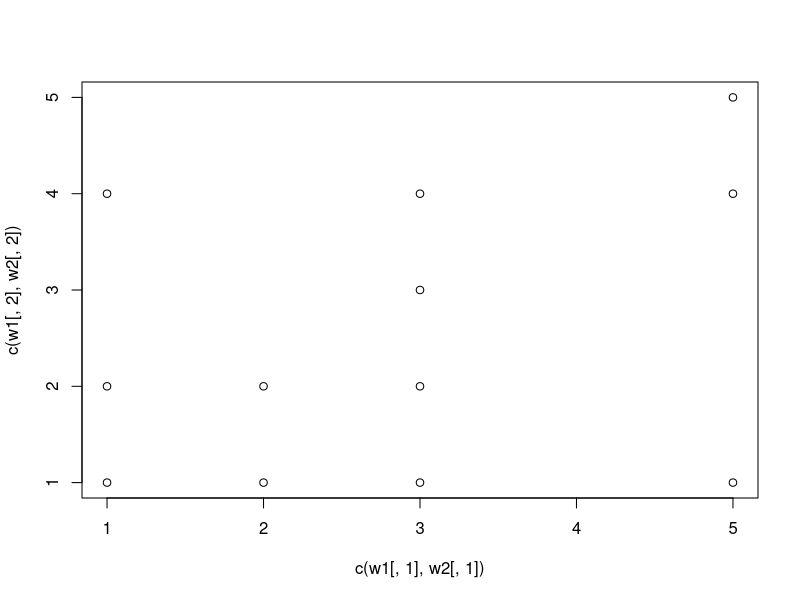
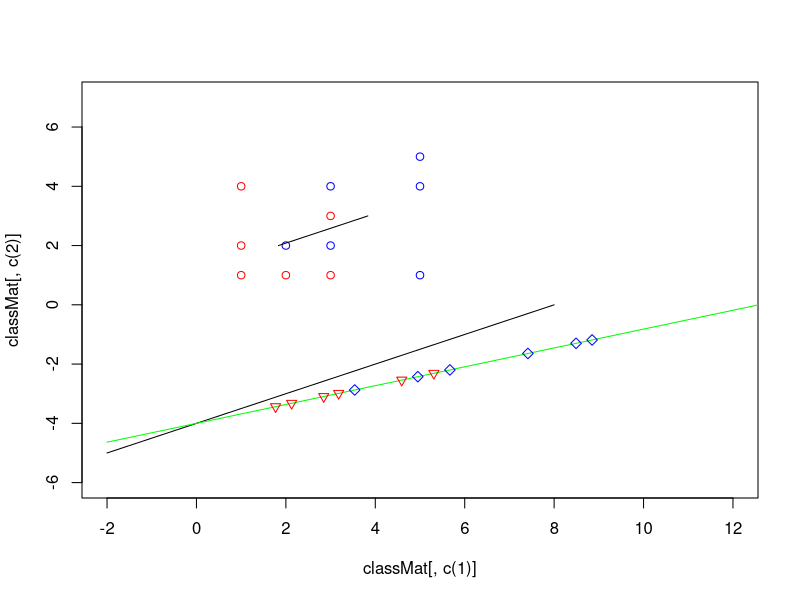

The R source for these figures, in order:
library(MASS)



w1 = t(matrix(c(1, 1, 1, 2, 1, 4, 2, 1, 3, 1, 3, 3), nrow = 2, ncol = 6))
w2 = t(matrix(c(2, 2, 3, 2, 3, 4, 5, 1, 5, 4, 5, 5), nrow = 2, ncol = 6))
plot(c(w1[,1],w2[,1]),c(w1[,2], w2[,2]))
  
classMat = matrix(c(w1,w2), ncol = 4)    
classMat

w1Mean = c(0,0)
w2Mean = c(0,0)

for(x in 1:2)
{
  for(y in 1:6)
  {
    w2Mean[x] = w2Mean[x] + w2[y,x]
    w1Mean[x] = w1Mean[x] + w1[y,x]
  }
}
w1Mean = w1Mean * (1/6)
w2Mean = w2Mean * (1/6)
w1Mean
w2Mean


w1Scatter = c(0,0)
w2Scatter = c(0,0)
for(x in 1:2)
{
  for(y in 1:6)
  {
    w2Scatter[x] = w2Scatter[x] - w2Mean[x]
    w1Scatter[x] = w1Scatter[x] - w1Mean[x]
  }
}

?plot
plot(classMat[,c(1)], classMat[,c(2)],  col = 'red', xlim = range(-2:12), ylim = range(-6:7))
points(classMat[,c(3)], classMat[,c(4)],  col = 'blue', xlim = range(-2:12), ylim = range(-6:7))

lines(c(w1Mean[1],w2Mean[1]),c(w1Mean[2],w2Mean[2]))

firstSlope = (w2Mean[2] - w1Mean[2]) / (w2Mean[1] - w1Mean[1])
lines(-2:8, (firstSlope*-2:8)-4)

SB = t(t(w1Mean - w2Mean))

SB = SB %*% t(SB)
SB
w1Mean
S1 = matrix(c(0,0,0,0), ncol = 2)
S2 = matrix(c(0,0,0,0), ncol = 2)
for(x in 1:6)
{
  S1 = S1 + ((t(t(w1[x,])) - t(t(w1Mean))) %*% (t( t(t(w1[x,])) - t(t(w1Mean)) )))
  S2 = S2 + ((t(t(w2[x,])) - t(t(w2Mean))) %*% (t( t(t(w2[x,])) - t(t(w2Mean)) )))
}
SW = S1 + S2
w = solve(SW) %*% (w1Mean - w2Mean)
JW = (t(w) %*% SB %*% w) / (t(w) %*% SW %*% w)
JW
lines(-2:14, (JW*-2:14) -4, col = "green")
w1Proj = c(0,0,0,0,0,0)
w2Proj = c(0,0,0,0,0,0)
scaledW = w * 5
for(x in 1:6)
{
  w1Proj[x] = t(scaledW) %*% w1[x,] 
  w2Proj[x] = t(scaledW) %*% w2[x,] 
  
}
points(w1Proj*-2, JW * (w1Proj*-2)-4, pch = 6, col = 'red')
points(w2Proj*-2, JW * (w2Proj*-2)-4, pch = 5, col = 'blue')

